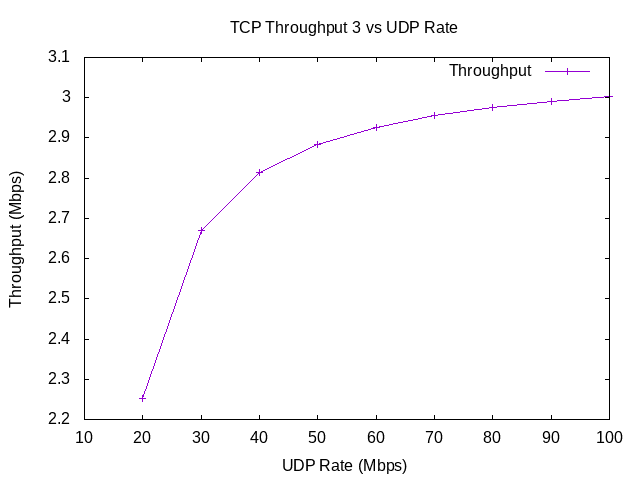

The gnuplot source for this figure:
set terminal png
set output "graph3.png"
set title "TCP Throughput 3 vs UDP Rate"
set xlabel "UDP Rate (Mbps)"
set ylabel "Throughput (Mbps)"

set xrange [10:100]
plot "-"  title "Throughput" with linespoints
20 2.25264
30 2.66897
40 2.81388
50 2.88348
60 2.92698
70 2.95477
80 2.9752
90 2.9901
100 3.00218
e
